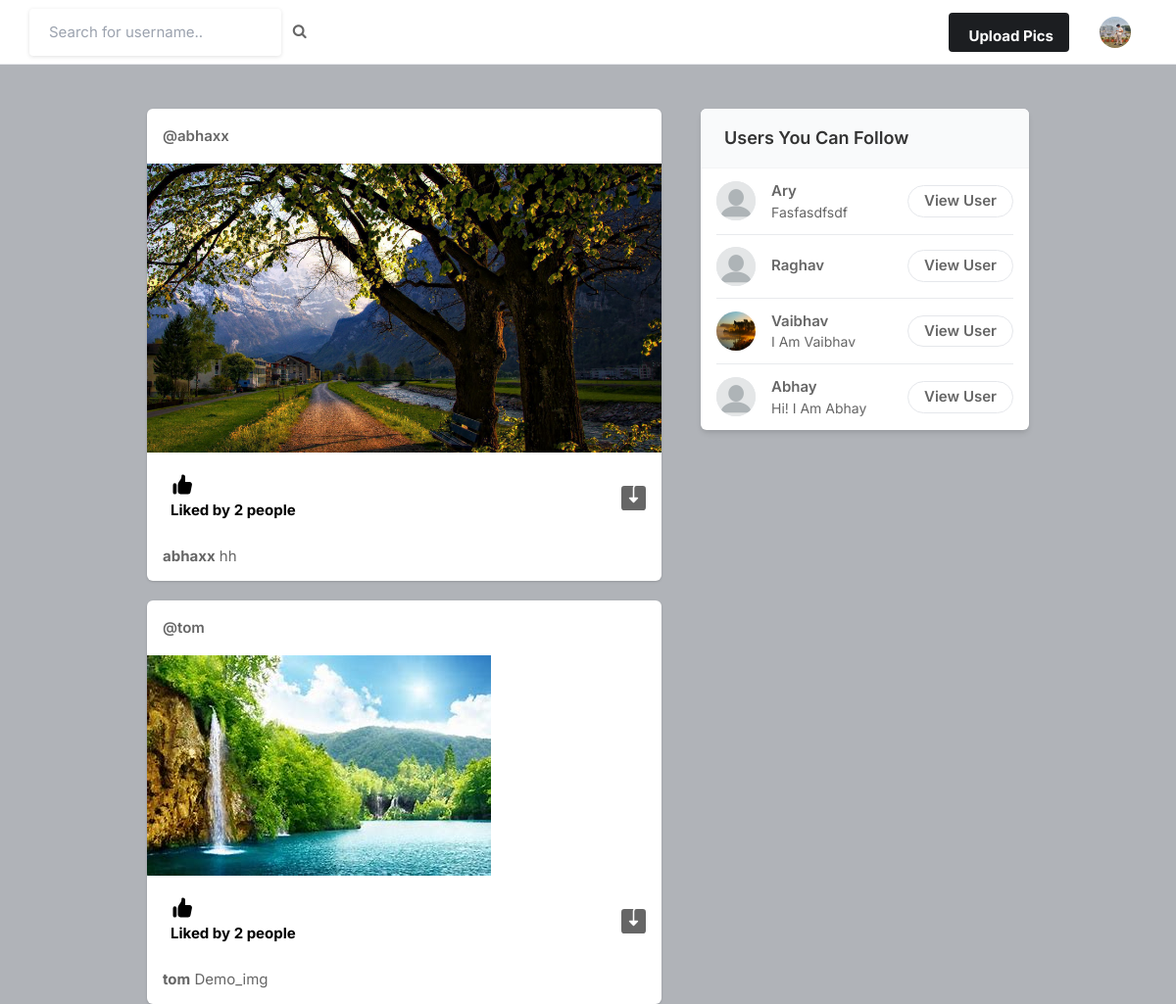
The page / (signed in) on the database its author committed.
### user/models.py (models this page shows, shortened)
class Profile(models.Model):
    user = models.ForeignKey(User, on_delete=models.CASCADE)
    id_user = models.IntegerField()
    bio = models.TextField(blank=True)
    profileimg = models.ImageField(upload_to='profile_images', default='blank-profile-picture.png')
    location = models.CharField(max_length=100, blank=True)

class Post(models.Model):
    id = models.UUIDField(primary_key=True, default= uuid.uuid4)
    user= models.CharField(max_length=100)
    image= models.ImageField(upload_to='post_images')
    caption= models.TextField()
    created_at= models.DateTimeField(default= datetime.now)
    no_of_likes= models.IntegerField(default=0)

### user/views.py (the view)
# urls.py: path('', views.index, name= 'index'),
@login_required(login_url='signin')
def index(request):
    user_object= User.objects.get(username= request.user.username)
    user_profile= Profile.objects.get(user= user_object)
    user_following_list = []
    feed= []
    user_following = FollowersCount.objects.filter(follower=request.user.username)
    for users in user_following:
        user_following_list.append(users.user)
    for usernames in user_following_list:
        feed_lists= Post.objects.filter(user= usernames)
        feed.append(feed_lists)
    feed_list = list(chain(*feed))
    all_users = User.objects.all()
    user_following_all = []
    for user in user_following:
        user_list = User.objects.get(username=user.user)
        user_following_all.append(user_list)
    new_suggestions_list = [x for x in list(all_users) if (x not in list(user_following_all))]
    current_user = User.objects.filter(username=request.user.username)
    final_suggestions_list = [x for x in list(new_suggestions_list) if ( x not in list(current_user))]
    random.shuffle(final_suggestions_list)
    username_profile = []
    username_profile_list = []
    for users in final_suggestions_list:
        username_profile.append(users.id)
    for ids in username_profile:
        profile_lists = Profile.objects.filter(id_user=ids)
        username_profile_list.append(profile_lists)
    suggestions_username_profile_list = list(chain(*username_profile_list))
    return render(request, 'index.html', {'user_profile': user_profile, 'posts':feed_list, 'suggestions_username_profile_list': suggestions_username_profile_list[:4]})

### templates/index.html (shortened to what this page needs)
{% load static %}
<!DOCTYPE html>
<html lang="en">
<head>
    <link rel="stylesheet" href="{% static 'assets/css/icons.css' %}">
    <link rel="stylesheet" href="{% static 'assets/css/uikit.css' %}">
    <link rel="stylesheet" href="{% static 'assets/css/style.css' %}">
    <link rel="stylesheet" href="{% static 'assets/css/tailwind.css' %}">
    <link rel="stylesheet" href="https://cdnjs.cloudflare.com/ajax/libs/font-awesome/4.7.0/css/font-awesome.min.css">
</head>
<body>
            <header>
                <div class="header_inner">
                    <form action="/search" method="POST">
                    <div class="left-side">
                            <input type="text" name="username" placeholder="Search for username..">&nbsp; &nbsp;
                            <button type="submit"><i class="fa fa-search fa-1x"></i></button>
                    </div>
                    </form>
                    <div class="right-side lg:pr-4">
                        <a href="#"
                            class="bg-pink-500 flex font-bold hidden hover:bg-pink-600 hover:text-white inline-block items-center lg:block max-h-10 mr-4 px-4 py-2 rounded shado text-white">
                              Upload Pics
                        </a>
                        <a href="#">
                            <img src="{{user_profile.profileimg.url}}" class="header-avatar" alt="">
                        </a>
                    </div>
                </div>
            </header>
            <div class="container m-auto">
                <div class="lg:flex justify-center lg:space-x-10 lg:space-y-0 space-y-5">
                    <div class="space-y-5 flex-shrink-0 lg:w-7/12">
                        {% for post in posts reversed %}
                        <div class="bg-white shadow rounded-md  -mx-2 lg:mx-0">
                            <div class="flex justify-between items-center px-4 py-3">
                                <div class="flex flex-1 items-center space-x-4">
                                    <span class="block font-semibold "><a href="/profile/{{post.user}}">@{{post.user}}</a></span>
                                </div>
                              <div>
                                <a href="#"> <i class="icon-feather-more-horizontal text-2xl hover:bg-gray-200 rounded-full p-2 transition -mr-1 "></i> </a>
                              </div>
                            </div>
                            <div uk-lightbox>
                                <a href="{{post.image.url}}">
                                    <img src="{{post.image.url}}" alt="">
                                </a>
                            </div>
                            <div class="py-3 px-4 space-y-3">
                                <div class="flex space-x-4 lg:font-bold">
                                    <a href="/like-post?post_id={{post.id}}" class="flex items-center space-x-2">
                                        <div class="p-2 rounded-full text-black">
                                            {% if post.no_of_likes == 0 %}
                                            <p>No likes</p>
                                            {% elif post.no_of_likes == 1 %}
                                            <p>Liked by {{post.no_of_likes}} person</p>
                                            {% else %}
                                            <p>Liked by {{post.no_of_likes}} people</p>
                                            {% endif %}
                                        </div>
                                    </a>
                                    <a href="{{post.image.url}}" class="flex items-center space-x-2 flex-1 justify-end" download>
                                    </a>
                                </div>
                                <p>
                                    <a href="/profile/{{post.user}}"><strong>{{post.user}}</strong></a> {{post.caption}}
                                </p>
                            </div>
                        </div>
                        {% endfor %}
                    </div>
                    <div class="lg:w-5/12">
                        <div class="bg-white  shadow-md rounded-md overflow-hidden">
                            <div class="bg-gray-50  border-b border-gray-100 flex items-baseline justify-between py-4 px-6 ">
                                <h2 class="font-semibold text-lg">Users You Can Follow</h2>
                            </div>
                            <div class="divide-gray-300 divide-gray-50 divide-opacity-50 divide-y px-4 ">
                                {% for suggestion in suggestions_username_profile_list %}
                                <div class="flex items-center justify-between py-3">
                                    <div class="flex flex-1 items-center space-x-4">
                                        <a href="/profile/{{suggestion.user}}">
                                            <img src="{{suggestion.profileimg.url}}" class="bg-gray-200 rounded-full w-10 h-10">
                                        </a>
                                        <div class="flex flex-col">
                                            <span class="block capitalize font-semibold"> {{suggestion.user}} </span>
                                            <span class="block capitalize text-sm"> {{suggestion.bio}} </span>
                                        </div>
                                    </div>
                                    <a href="/profile/{{suggestion.user}}" class="border border-gray-200 font-semibold px-4 py-1 rounded-full hover:bg-pink-600 hover:text-white hover:border-pink-600 "> View User </a>
                                </div>
                                {% endfor %}
                            </div>
                        </div>
                    </div>
                </div>
            </div>
</body>
</html>

### static/assets/css/style.css (style rules this page uses)
body { background-color: #B0B3B8!important; }
button { vertical-align: middle; }
input { height: 48px; line-height: 48px; padding: 0 20px; outline: none; font-size: 15px; color: #808080; max-width: 100%; width: 100%; -webkit-box-sizing: border-box; box-sizing: border-box; display: block; font-weight: 400; opacity: 1; border-radius: 4px; border: none; -webkit-box-shadow: 0 1px 4px 0px rgba(0, 0, 0, 0.12); box-shadow: 0 1px 4px 0px rgba(0, 0, 0, 0.12); }
input[type="text"], input[type="password"], input[type="email"], input[type="number"] { height: 48px; line-height: 48px; padding: 0 20px; outline: none; font-size: 15px; color: #808080; max-width: 100%; width: 100%; -webkit-box-sizing: border-box; box-sizing: border-box; display: block; font-weight: 400; opacity: 1; border-radius: 4px; border: none; -webkit-box-shadow: 0 1px 4px 0px rgba(0, 0, 0, 0.12); box-shadow: 0 1px 4px 0px rgba(0, 0, 0, 0.12); }
input { -webkit-transition: all 0.1s ease-in-out; transition: all 0.1s ease-in-out; }
::placeholder { color: #808080; opacity: 1; }
button { border: none; margin: 0; padding: 0; width: auto; overflow: visible; background: transparent; color: inherit; font: inherit; line-height: normal; cursor: pointer; }
a { color: #be185d; -webkit-transition: 0.3s; transition: 0.3s; outline: none !important; }
button { outline: none !important; }
img { max-width: 100%; }
body { color: #666; font-size: 15px; line-height: 27px; background-color: #f0f2f5; font-family: "Inter", sans-serif; text-transform: none; }
body p { font-size: 15px; line-height: 27px; }
h1, h2, h3, h4, h5, h6 { font-family: "Inter", sans-serif; text-transform: none; }
input[type="text"], input[type="password"], input[type="email"] { font-family: "Inter", sans-serif; text-transform: none; }
button, body .pac-container { font-family: "Inter", sans-serif; text-transform: none; }
h1, h2, h3, h4, h5, h6 { color: #333; font-weight: 500; margin: 0; padding: 0; }
h2 { font-size: 26px; }
b, strong { font-weight: 700 !important; }
@media (min-width: 1024px) { .container { max-width: 900px !important; padding-top: 45px; } }
header { background-color: #fff; left: 0; right: 0; top: 0; z-index: 99; height: 66px; display: -webkit-box; display: -ms-flexbox; display: flex; -webkit-box-align: center; -ms-flex-align: center; align-items: center; border-bottom: 1px solid #e5e7eb; }
header .header_inner { display: -webkit-box; display: -ms-flexbox; display: flex; -webkit-box-align: center; -ms-flex-align: center; align-items: center; max-width: 1090px; margin: auto; width: 100%; max-width: 100% !important; padding: 0 30px; }
header .header_inner .left-side { display: -webkit-box; display: -ms-flexbox; display: flex; -webkit-box-align: center; -ms-flex-align: center; align-items: center; }
header .header_inner .right-side { display: -webkit-box; display: -ms-flexbox; display: flex; -webkit-box-align: center; -ms-flex-align: center; align-items: center; -webkit-box-pack: end; -ms-flex-pack: end; justify-content: flex-end; margin-left: auto; }
header .header_inner .right-side .header-avatar { width: 32px; height: 32px; border-radius: 100%; margin-left: 15px; }

### rows shown on the page
Profile: profileimg (picture)
Post: user "abhaxx", image (picture), no_of_likes "2", caption "hh"
Post: user "tom", image (picture), no_of_likes "2", caption "Demo_img"
Profile: profileimg (placeholder picture), user "Ary", bio "Fasfasdfsdf"
Profile: profileimg (placeholder picture), user "Raghav"
Profile: profileimg (picture), user "Vaibhav", bio "I Am Vaibhav"
Profile: profileimg (placeholder picture), user "Abhay", bio "Hi! I Am Abhay"
